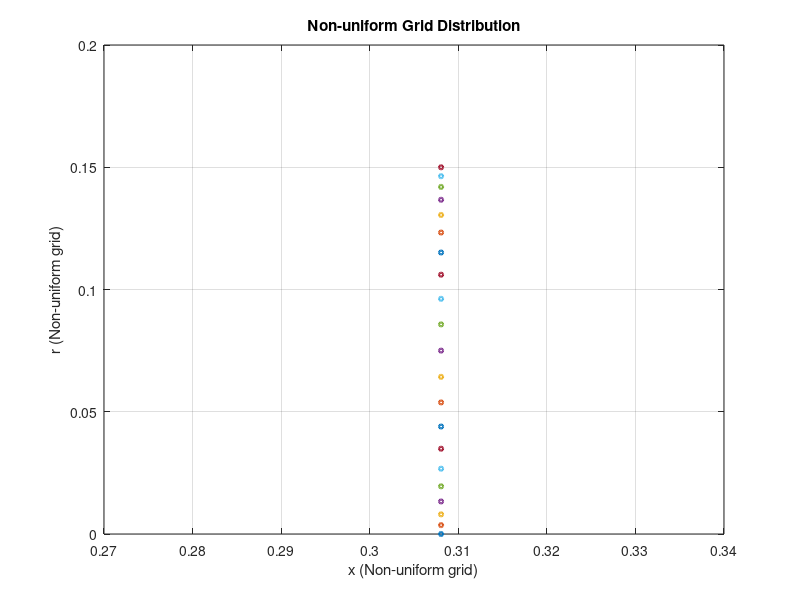

This chart was generated by the following MATLAB code:
imax = 42;
jmax = 22;

R_inner = 0.05; 
R_outer = 0.2;  
L = 2.0;
h = 0.2 - 0.05;
beta = 1.2;
rho = 7850; 
Cp = 500;  
k = 45;    
dt = 360; 
t_end = 72 * 3600; 
time_steps = t_end / dt;
error_steady = 100;


% Hypothetical Commputational space
delta_zeta = 1 / (jmax - 2);
delta_xi = 1 / (imax - 2);
zeta = delta_zeta * linspace(0, jmax-2, jmax-1);
xi = delta_xi * linspace(0, imax-2, imax-1);


% Calculate vertices
term = ((beta + 1) / (beta - 1)).^(1 - xi);
x = L * ((beta + 1) - (beta - 1) * term) / (1 + term);
r = h * ((1 + beta) * ((beta + 1) / (beta - 1)).^(2*zeta - 1) + (1 - beta)) ./ ...
    (2 * (1 + ((beta + 1) / (beta - 1)).^(2*zeta - 1)));

figure;
plot(x, r, '-o', 'MarkerSize', 3, 'LineWidth', 1.5)
xlabel('x (Non-uniform grid)')
ylabel('r (Non-uniform grid)')
title('Non-uniform Grid Distribution')
grid on